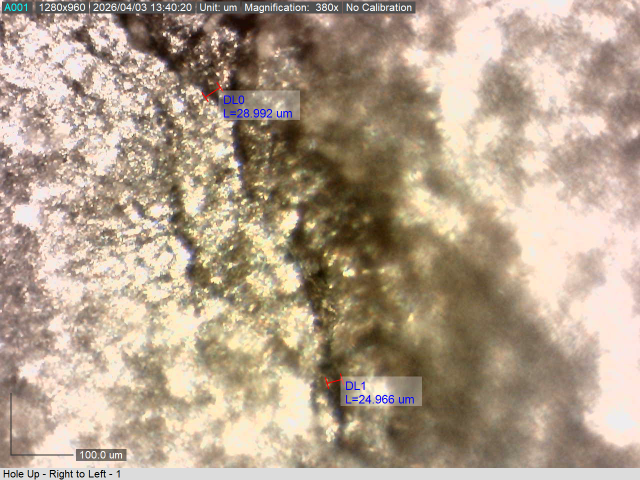
#> input picture images/0001.tif, 1280 x 960 px, given in place of faint_pit.tiff, which was not available (shown at 1/2 size)
$ python fft_one.py
#> lines starting #> are read from the running program, lines starting #| are printed output that depends on the picture; pictures that were not available may be replaced by others from this repository, and a replacement may not be noted
import cv2
import numpy as np
import matplotlib.pyplot as plt

image_names = [
    'faint_pit.tiff',
    'big-pit1.tiff',
    '1018Steel_Section_A1_Raw.tiff'
]

def fft_1d_axes(image_name : str) -> None:
#> called with image_name = 'faint_pit.tiff'
    image = cv2.imread(f'images/{image_name}', cv2.IMREAD_GRAYSCALE)
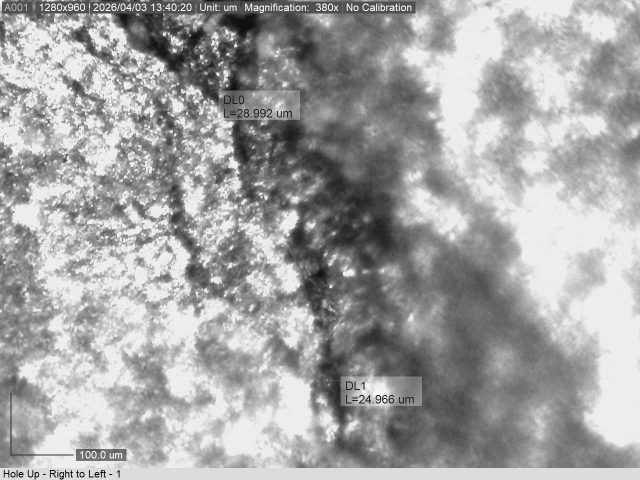
#> image: shape (960, 1280) (shown at 1/2 size); min 0, max 255, mean 163.8
    assert image is not None, f"{image_name} could not be found."

    # ---------------------------------------------------------
    # 1. FFT along the X-axis ONLY (rows)
    # ---------------------------------------------------------
    f_x = np.fft.fft(image, axis=1)
    # Shift the zero-frequency component to the center of the X-axis
    fshift_x = np.fft.fftshift(f_x, axes=1)
    # Added 1e-8 to avoid log(0) warnings if a row is perfectly flat
    magnitude_spectrum_x = 20 * np.log(np.abs(fshift_x) + 1e-8)
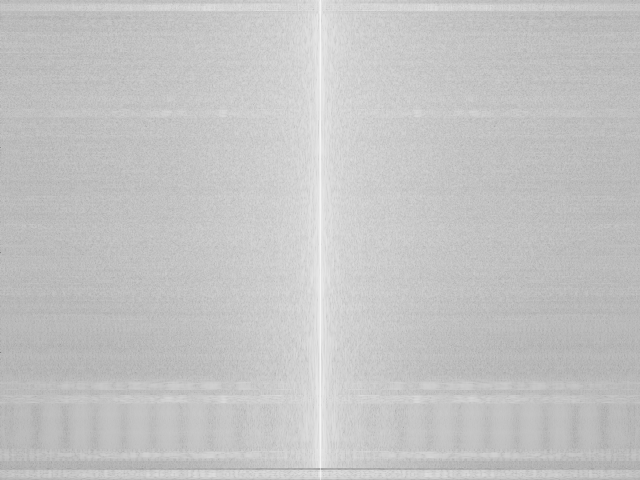
#> magnitude_spectrum_x: shape (960, 1280) float64 (shown at 1/2 size); min -368.4, max 251, mean 107.8; drawn with min black and max white

    # ---------------------------------------------------------
    # 2. FFT along the Y-axis ONLY (columns)
    # ---------------------------------------------------------
    f_y = np.fft.fft(image, axis=0)
    # Shift the zero-frequency component to the center of the Y-axis
    fshift_y = np.fft.fftshift(f_y, axes=0)
    magnitude_spectrum_y = 20 * np.log(np.abs(fshift_y) + 1e-8)
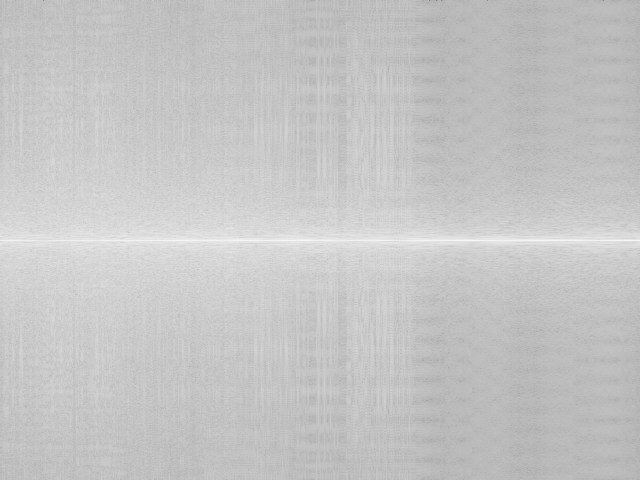
#> magnitude_spectrum_y: shape (960, 1280) float64 (shown at 1/2 size); min -368.4, max 244.3, mean 106; drawn with min black and max white

    # ---------------------------------------------------------
    # Plotting
    # ---------------------------------------------------------
    fig, ax = plt.subplots(1, 3, figsize=(15, 6))
    fig.suptitle(f"{image_name} 1D Directional FFTs")

    ax[0].imshow(image, cmap="gray")
    ax[0].set_title("Original Image")

    # The X-axis FFT will show horizontal frequencies. The bright
    # vertical line in the center represents the DC (average) component of each row.
    ax[1].imshow(magnitude_spectrum_x, cmap="gray")
    ax[1].set_title("FFT along X-axis (Rows)")

    # The Y-axis FFT will show vertical frequencies. The bright
    # horizontal line in the center represents the DC component of each column.
    ax[2].imshow(magnitude_spectrum_y, cmap="gray")
    ax[2].set_title("FFT along Y-axis (Columns)")

if __name__ == "__main__":
    for filename in image_names:
        fft_1d_axes(filename)
#> pass 2 of the loop `for filename in image_names:`:
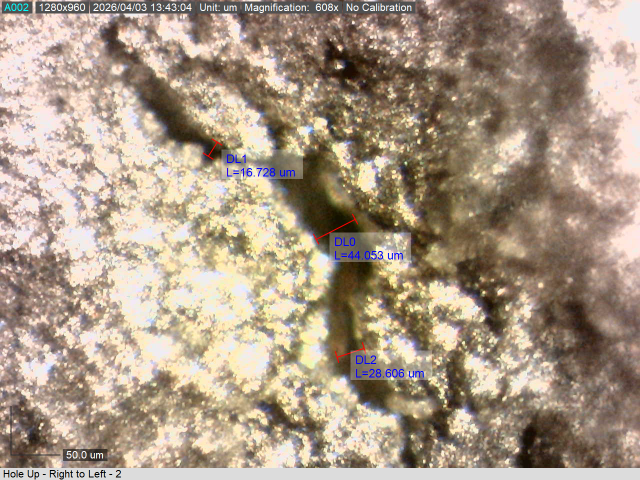
#> input picture images/0002.tif, 1280 x 960 px, given in place of big-pit1.tiff, which was not available (shown at 1/2 size)
#> in fft_1d_axes (call 2), `image = cv2.imread(f'images/{image_name}', cv2.IMREAD_GRAYSCALE)`:
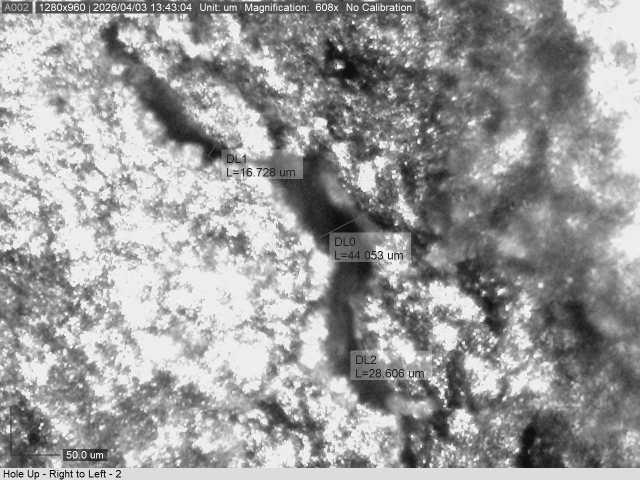
#> image: shape (960, 1280) (shown at 1/2 size); min 0, max 255, mean 155.9
#> in fft_1d_axes (call 2), `magnitude_spectrum_y = 20 * np.log(np.abs(fshift_y) + 1e-8)`:
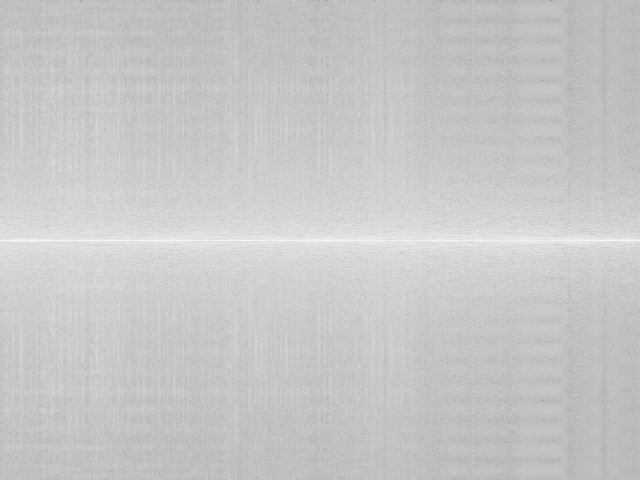
#> magnitude_spectrum_y: shape (960, 1280) float64 (shown at 1/2 size); min -368.4, max 242.9, mean 111; drawn with min black and max white

    plt.tight_layout()
    plt.show()
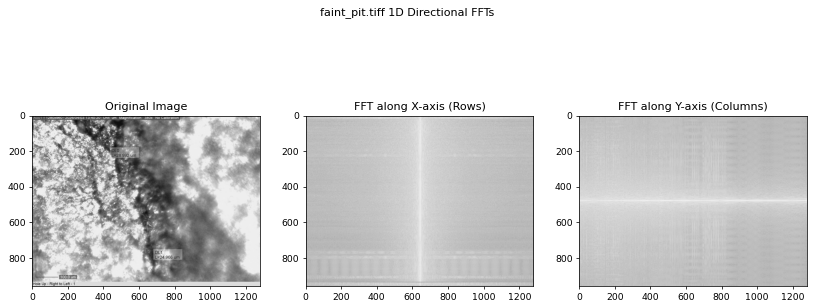
#> figure drawn by matplotlib, 3 panels
